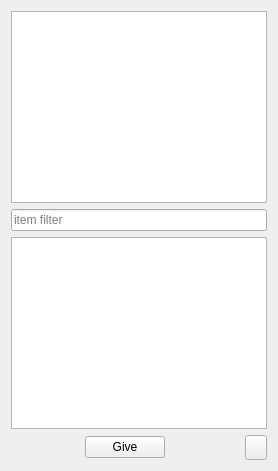
       <widget class="QWidget" name="page_admin">
        <property name="styleSheet">
         <string notr="true">#page_admin{background-image: url(:/images/background.jpg);}</string>
        </property>
        <layout class="QVBoxLayout" name="verticalLayout_2">
         <item>
          <widget class="QListWidget" name="listNearPlayer">
           <property name="iconSize">
            <size>
             <width>80</width>
             <height>80</height>
            </size>
           </property>
           <property name="viewMode">
            <enum>QListView::IconMode</enum>
           </property>
          </widget>
         </item>
         <item>
          <widget class="QLineEdit" name="itemFilterAdmin">
           <property name="placeholderText">
            <string>item filter</string>
           </property>
          </widget>
         </item>
         <item>
          <widget class="QListWidget" name="listAllItem">
           <property name="iconSize">
            <size>
             <width>24</width>
             <height>24</height>
            </size>
           </property>
           <property name="gridSize">
            <size>
             <width>120</width>
             <height>50</height>
            </size>
           </property>
           <property name="viewMode">
            <enum>QListView::IconMode</enum>
           </property>
           <property name="sortingEnabled">
            <bool>true</bool>
           </property>
          </widget>
         </item>
         <item>
          <layout class="QHBoxLayout" name="horizontalLayout_65">
           <item>
            <spacer name="horizontalSpacer_62">
             <property name="orientation">
              <enum>Qt::Horizontal</enum>
             </property>
             <property name="sizeHint" stdset="0">
              <size>
               <width>40</width>
               <height>20</height>
              </size>
             </property>
            </spacer>
           </item>
           <item>
            <widget class="QPushButton" name="playerGiveAdmin">
             <property name="text">
              <string>Give</string>
             </property>
            </widget>
           </item>
           <item>
            <spacer name="horizontalSpacer_63">
             <property name="orientation">
              <enum>Qt::Horizontal</enum>
             </property>
             <property name="sizeHint" stdset="0">
              <size>
               <width>40</width>
               <height>20</height>
              </size>
             </property>
            </spacer>
           </item>
           <item>
            <widget class="QToolButton" name="toolButton_quit_admin">
             <property name="minimumSize">
              <size>
               <width>22</width>
               <height>25</height>
              </size>
             </property>
             <property name="maximumSize">
              <size>
               <width>22</width>
               <height>25</height>
              </size>
             </property>
             <property name="styleSheet">
              <string notr="true">QToolButton::hover {
background-position:left center;
}
QToolButton::pressed {
background-position:left bottom;
}
QToolButton { 
background-image: url(:/images/interface/quit.png);
border-image: url(:/images/empty.png);
}</string>
             </property>
            </widget>
           </item>
          </layout>
         </item>
        </layout>
       </widget>
